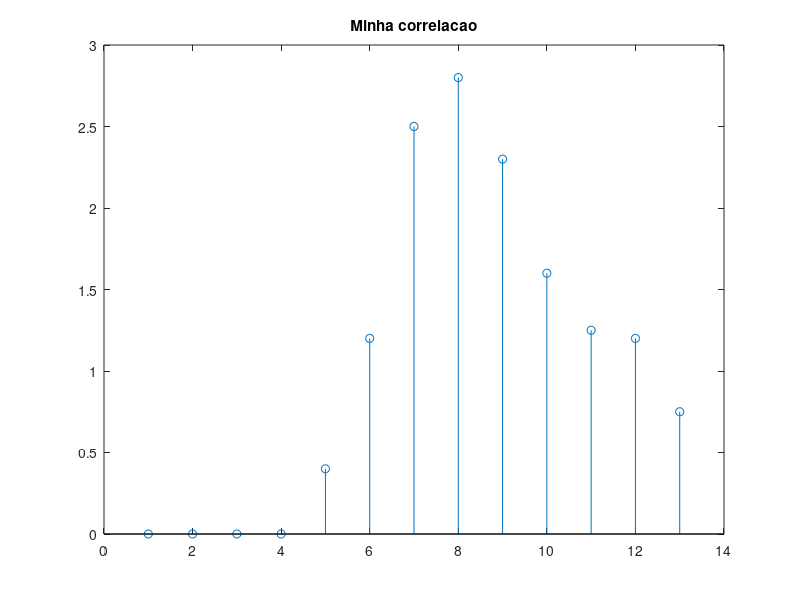
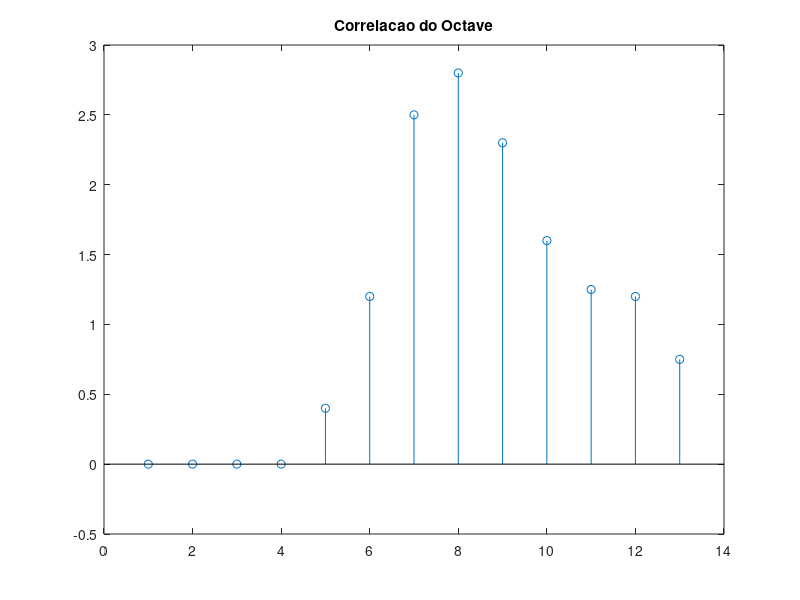

Source code (MATLAB) for these figures, in order:
#Correlacao cruzada por Vinicius Franceschi

clear all;
pkg load signal;
#Solicita digitacao dos dois sinais
#x = input("Digite o primeiro sinal discreto: ");
#h = input("Digite o segundo sinal discreto: ");
x = [2 3 3 2 1 1.5 1.5];
h = [0.5 0.3 0.2 0 0 0 0];

#Guarda a quantidade de elementos de cada sinal digitado
len_x = size(x,2);
len_h = size(h,2);

#O tamanho do array resultante sera a soma das dimensoes dos sinais menos 1
len_result = len_x + len_h - 1;
result = zeros(1, len_result);
len = size(result,2);
range = 1:len_result;

for i = 1 : len 
   
  arg = (i - len_x); 
  if(arg < 0)
    negative_condition = 1;
    limit = len_x + arg;
  else
    negative_condition = 0;
    limit = len_x - arg;
  end

  for j = 1:limit
    if(negative_condition == 0)
      result(i) = result(i) + x(arg + j) * h(j);
    else
      result(i) = result(i) + x(j) * h(j - arg);
    end
  end
end

#Mostra no terminal os resultados e plota o grafico discreto do sinal resultante
disp("Resultado da minha correlacao")
disp(result)
stem(range,result)
title("Minha correlacao")

figure
builtin_corr = xcorr(x,h);
disp("Correlacao feita pelo Octave")
disp(builtin_corr)
stem(builtin_corr)
title("Correlacao do Octave")
